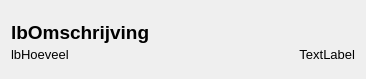
<?xml version="1.0" encoding="UTF-8"?>
<ui version="4.0">
 <class>TickeRow</class>
 <widget class="QWidget" name="TickeRow">
  <property name="geometry">
   <rect>
    <x>0</x>
    <y>0</y>
    <width>366</width>
    <height>79</height>
   </rect>
  </property>
  <property name="windowTitle">
   <string>Form</string>
  </property>
  <layout class="QGridLayout" name="gridLayout">
   <property name="topMargin">
    <number>0</number>
   </property>
   <property name="bottomMargin">
    <number>0</number>
   </property>
   <property name="spacing">
    <number>0</number>
   </property>
   <item row="0" column="0">
    <layout class="QVBoxLayout" name="verticalLayout">
     <property name="spacing">
      <number>0</number>
     </property>
     <property name="sizeConstraint">
      <enum>QLayout::SetMaximumSize</enum>
     </property>
     <property name="leftMargin">
      <number>0</number>
     </property>
     <item>
      <widget class="QLabel" name="lbOmschrijving">
       <property name="sizePolicy">
        <sizepolicy hsizetype="Preferred" vsizetype="Fixed">
         <horstretch>0</horstretch>
         <verstretch>0</verstretch>
        </sizepolicy>
       </property>
       <property name="minimumSize">
        <size>
         <width>0</width>
         <height>30</height>
        </size>
       </property>
       <property name="font">
        <font>
         <pointsize>14</pointsize>
         <weight>75</weight>
         <bold>true</bold>
        </font>
       </property>
       <property name="text">
        <string>lbOmschrijving</string>
       </property>
      </widget>
     </item>
     <item>
      <layout class="QHBoxLayout" name="horizontalLayout">
       <property name="spacing">
        <number>0</number>
       </property>
       <property name="sizeConstraint">
        <enum>QLayout::SetDefaultConstraint</enum>
       </property>
       <item>
        <widget class="QLabel" name="lbHoeveel">
         <property name="sizePolicy">
          <sizepolicy hsizetype="Preferred" vsizetype="Fixed">
           <horstretch>0</horstretch>
           <verstretch>0</verstretch>
          </sizepolicy>
         </property>
         <property name="font">
          <font>
           <pointsize>10</pointsize>
          </font>
         </property>
         <property name="text">
          <string>lbHoeveel</string>
         </property>
        </widget>
       </item>
       <item>
        <widget class="QLabel" name="lbPrijs">
         <property name="sizePolicy">
          <sizepolicy hsizetype="Preferred" vsizetype="Fixed">
           <horstretch>0</horstretch>
           <verstretch>0</verstretch>
          </sizepolicy>
         </property>
         <property name="font">
          <font>
           <pointsize>10</pointsize>
          </font>
         </property>
         <property name="text">
          <string>TextLabel</string>
         </property>
         <property name="alignment">
          <set>Qt::AlignRight|Qt::AlignTrailing|Qt::AlignVCenter</set>
         </property>
        </widget>
       </item>
      </layout>
     </item>
    </layout>
   </item>
  </layout>
 </widget>
 <resources/>
 <connections/>
</ui>
